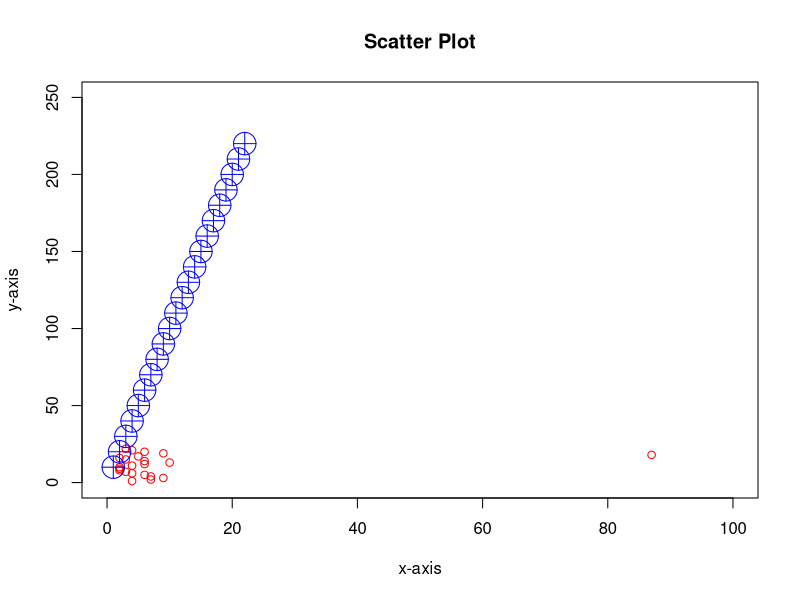

Generate this figure with R:
x = c(4, 7, 9, 7, 6, 4, 3, 2, 2, 2, 4, 6, 10, 6, 3, 2, 5, 87, 9, 6, 4, 3)
y = c(1,2,3,4,5,6,7,8,9,10,11,12,13,14,15,16,17,18,19,20,21,22)

x1 = c(1, 2, 3, 4, 5, 6, 7, 8, 9, 10, 11, 12, 13, 14, 15, 16, 17, 18, 19, 20, 21, 22)
y1 = c(10, 20, 30, 40, 50, 60, 70, 80, 90, 100, 110, 120, 130, 140, 150, 160, 170, 180, 190, 200, 210,220)

plot(x,
  y,
  main = "Scatter Plot",
  xlab = "x-axis",
  ylab = "y-axis",
  col = "red",
  pch = 1,
  xlim = c(0, 100),
  ylim = c(0, 250)
)

points(x1,y1,col="blue",pch=10,cex = 3)


# pch ?
# pch is used to set the type of point

# chnage x and y range limit
# xlim and ylim are used to set the range of x and y axis respectively.
# pch is used to set the type of point
# cex is used to set the size of point




